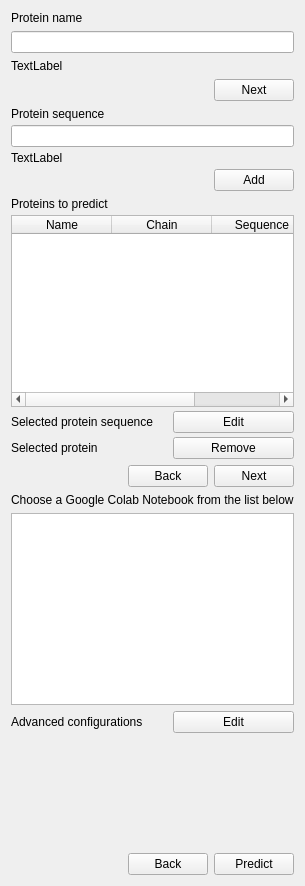
            <widget class="QWidget" name="page_3">
             <layout class="QVBoxLayout" name="verticalLayout_83">
              <item>
               <layout class="QVBoxLayout" name="verticalLayout_80">
                <item>
                 <widget class="QLabel" name="lbl_cloud_pred_multi_protein_name">
                  <property name="text">
                   <string>Protein name</string>
                  </property>
                 </widget>
                </item>
                <item>
                 <widget class="QLineEdit" name="txt_cloud_pred_multi_protein_name"/>
                </item>
                <item>
                 <widget class="QLabel" name="lbl_cloud_pred_multi_status_protein_name">
                  <property name="text">
                   <string>TextLabel</string>
                  </property>
                 </widget>
                </item>
               </layout>
              </item>
              <item>
               <layout class="QHBoxLayout" name="horizontalLayout_60">
                <item>
                 <spacer name="horizontalSpacer_43">
                  <property name="orientation">
                   <enum>Qt::Horizontal</enum>
                  </property>
                  <property name="sizeHint" stdset="0">
                   <size>
                    <width>40</width>
                    <height>20</height>
                   </size>
                  </property>
                 </spacer>
                </item>
                <item>
                 <widget class="QPushButton" name="btn_cloud_pred_multi_next">
                  <property name="text">
                   <string>Next</string>
                  </property>
                 </widget>
                </item>
               </layout>
              </item>
              <item>
               <layout class="QVBoxLayout" name="verticalLayout_79">
                <property name="spacing">
                 <number>4</number>
                </property>
                <item>
                 <widget class="QLabel" name="lbl_cloud_pred_multi_prot_seq_single">
                  <property name="text">
                   <string>Protein sequence</string>
                  </property>
                 </widget>
                </item>
                <item>
                 <widget class="QLineEdit" name="txt_cloud_pred_multi_prot_seq"/>
                </item>
                <item>
                 <widget class="QLabel" name="lbl_cloud_pred_multi_status_prot_seq">
                  <property name="text">
                   <string>TextLabel</string>
                  </property>
                 </widget>
                </item>
                <item>
                 <layout class="QHBoxLayout" name="horizontalLayout_59">
                  <item>
                   <spacer name="horizontalSpacer_42">
                    <property name="orientation">
                     <enum>Qt::Horizontal</enum>
                    </property>
                    <property name="sizeHint" stdset="0">
                     <size>
                      <width>40</width>
                      <height>20</height>
                     </size>
                    </property>
                   </spacer>
                  </item>
                  <item>
                   <widget class="QPushButton" name="btn_cloud_pred_multi_add_seq_single">
                    <property name="text">
                     <string>Add</string>
                    </property>
                   </widget>
                  </item>
                 </layout>
                </item>
               </layout>
              </item>
              <item>
               <layout class="QVBoxLayout" name="verticalLayout_78">
                <property name="spacing">
                 <number>4</number>
                </property>
                <item>
                 <widget class="QLabel" name="lbl_cloud_pred_multi_prot_overview">
                  <property name="text">
                   <string>Proteins to predict</string>
                  </property>
                 </widget>
                </item>
                <item>
                 <widget class="QTableWidget" name="table_cloud_pred_multi_prot_overview">
                  <property name="sizePolicy">
                   <sizepolicy hsizetype="Expanding" vsizetype="MinimumExpanding">
                    <horstretch>0</horstretch>
                    <verstretch>0</verstretch>
                   </sizepolicy>
                  </property>
                  <property name="sizeAdjustPolicy">
                   <enum>QAbstractScrollArea::AdjustIgnored</enum>
                  </property>
                  <property name="editTriggers">
                   <set>QAbstractItemView::NoEditTriggers</set>
                  </property>
                  <property name="alternatingRowColors">
                   <bool>true</bool>
                  </property>
                  <property name="selectionMode">
                   <enum>QAbstractItemView::SingleSelection</enum>
                  </property>
                  <property name="sortingEnabled">
                   <bool>true</bool>
                  </property>
                  <column>
                   <property name="text">
                    <string>Name</string>
                   </property>
                  </column>
                  <column>
                   <property name="text">
                    <string>Chain</string>
                   </property>
                  </column>
                  <column>
                   <property name="text">
                    <string>Sequence</string>
                   </property>
                  </column>
                 </widget>
                </item>
                <item>
                 <layout class="QHBoxLayout" name="horizontalLayout_61">
                  <item>
                   <widget class="QLabel" name="lbl_cloud_pred_multi_selected_protein_1">
                    <property name="text">
                     <string>Selected protein sequence</string>
                    </property>
                   </widget>
                  </item>
                  <item>
                   <widget class="QPushButton" name="btn_cloud_pred_multi_selected_protein_edit">
                    <property name="maximumSize">
                     <size>
                      <width>121</width>
                      <height>16777215</height>
                     </size>
                    </property>
                    <property name="text">
                     <string>Edit</string>
                    </property>
                   </widget>
                  </item>
                 </layout>
                </item>
                <item>
                 <layout class="QHBoxLayout" name="horizontalLayout_62">
                  <item>
                   <widget class="QLabel" name="lbl_cloud_pred_multi_selected_protein_2">
                    <property name="text">
                     <string>Selected protein</string>
                    </property>
                   </widget>
                  </item>
                  <item>
                   <widget class="QPushButton" name="btn_cloud_pred_multi_selected_protein_remove">
                    <property name="maximumSize">
                     <size>
                      <width>121</width>
                      <height>16777215</height>
                     </size>
                    </property>
                    <property name="text">
                     <string>Remove</string>
                    </property>
                   </widget>
                  </item>
                 </layout>
                </item>
               </layout>
              </item>
              <item>
               <layout class="QHBoxLayout" name="horizontalLayout_58">
                <item>
                 <spacer name="horizontalSpacer_41">
                  <property name="orientation">
                   <enum>Qt::Horizontal</enum>
                  </property>
                  <property name="sizeHint" stdset="0">
                   <size>
                    <width>40</width>
                    <height>20</height>
                   </size>
                  </property>
                 </spacer>
                </item>
                <item>
                 <widget class="QPushButton" name="btn_cloud_pred_multi_back">
                  <property name="text">
                   <string>Back</string>
                  </property>
                 </widget>
                </item>
                <item>
                 <widget class="QPushButton" name="btn_cloud_pred_multi_next_2">
                  <property name="text">
                   <string>Next</string>
                  </property>
                 </widget>
                </item>
               </layout>
              </item>
              <item>
               <layout class="QVBoxLayout" name="verticalLayout_81">
                <item>
                 <widget class="QLabel" name="lbl_cloud_pred_multi_choose_notebook">
                  <property name="text">
                   <string>Choose a Google Colab Notebook from the list below</string>
                  </property>
                 </widget>
                </item>
                <item>
                 <widget class="QListWidget" name="list_cloud_pred_multi_seq_notebooks"/>
                </item>
               </layout>
              </item>
              <item>
               <layout class="QHBoxLayout" name="horizontalLayout_57">
                <item>
                 <widget class="QLabel" name="lbl_cloud_pred_multi_advanced_config">
                  <property name="text">
                   <string>Advanced configurations</string>
                  </property>
                 </widget>
                </item>
                <item>
                 <widget class="QPushButton" name="btn_cloud_pred_multi_advanced_config">
                  <property name="maximumSize">
                   <size>
                    <width>121</width>
                    <height>16777215</height>
                   </size>
                  </property>
                  <property name="text">
                   <string>Edit</string>
                  </property>
                 </widget>
                </item>
               </layout>
              </item>
              <item>
               <spacer name="verticalSpacer_9">
                <property name="orientation">
                 <enum>Qt::Vertical</enum>
                </property>
                <property name="sizeType">
                 <enum>QSizePolicy::MinimumExpanding</enum>
                </property>
                <property name="sizeHint" stdset="0">
                 <size>
                  <width>20</width>
                  <height>114</height>
                 </size>
                </property>
               </spacer>
              </item>
              <item>
               <layout class="QHBoxLayout" name="horizontalLayout_54">
                <item>
                 <spacer name="horizontalSpacer_39">
                  <property name="orientation">
                   <enum>Qt::Horizontal</enum>
                  </property>
                  <property name="sizeHint" stdset="0">
                   <size>
                    <width>40</width>
                    <height>20</height>
                   </size>
                  </property>
                 </spacer>
                </item>
                <item>
                 <widget class="QPushButton" name="btn_cloud_pred_multi_back_2">
                  <property name="text">
                   <string>Back</string>
                  </property>
                 </widget>
                </item>
                <item>
                 <widget class="QPushButton" name="btn_cloud_pred_multi_predict">
                  <property name="text">
                   <string>Predict</string>
                  </property>
                 </widget>
                </item>
               </layout>
              </item>
             </layout>
            </widget>
